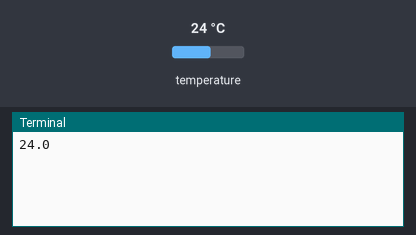
A program run on a simulated Raspberry Pi (BCM pin numbers). Parts: the last lines printed to the terminal. The test bench sets the inputs (shaded band); at power-on: temperature 24 °C. The desktop window is not drawn, its controls go by their first labels and the mouse button is held 0.15 s.

Above: at 2.0 s.
2.1 s: temperature set to 12 °C
At 3.0 s:
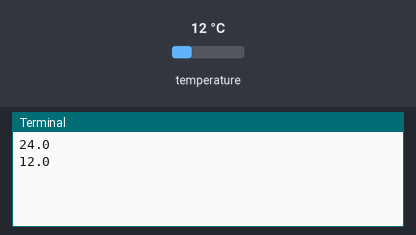
3.6 s: temperature set to 19 °C
At 5.0 s:
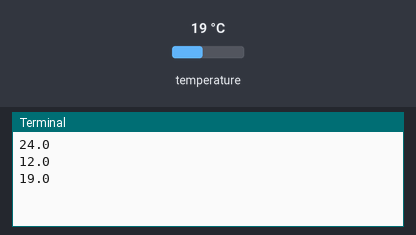
Timing chart, 0 to 6.6 s (numbered marks = the images above; inputs shaded):
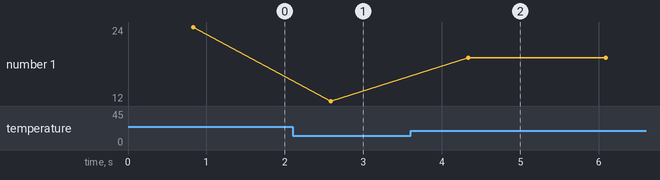

Measured:
- after the input at 2.1 s, the terminal: prints a new line after 0.48 s (image 1)
- after the input at 3.6 s, the terminal: prints a new line after 0.73 s (image 2)
- plotted number 1: 24 → 12 after the input at 2.1 s, 12 → 19 after the input at 3.6 s

The program:

tempGUI.py
```python
from tkinter import *
from w1thermsensor import W1ThermSensor

tempSensor = W1ThermSensor()
root = Tk()
w = StringVar()


def main():
    root.title("Title of your Window")
    root.geometry("300x200")  # width x height
    root.configure(background="white")

    label = Label(root, textvariable=w).pack()
    button = Button(root, text="Button 1").pack(side=LEFT, fill=Y)
    button2 = Button(root, text="Button 2").pack(side=RIGHT, fill=Y)


def readTemperature():
    tempC = tempSensor.get_temperature()
    print(tempC)
    w.set("Temperature: %s Celsius" % tempC)


def read_interval():
    readTemperature()
    root.after(1000, read_interval)


main()
read_interval()
root.mainloop()
```
